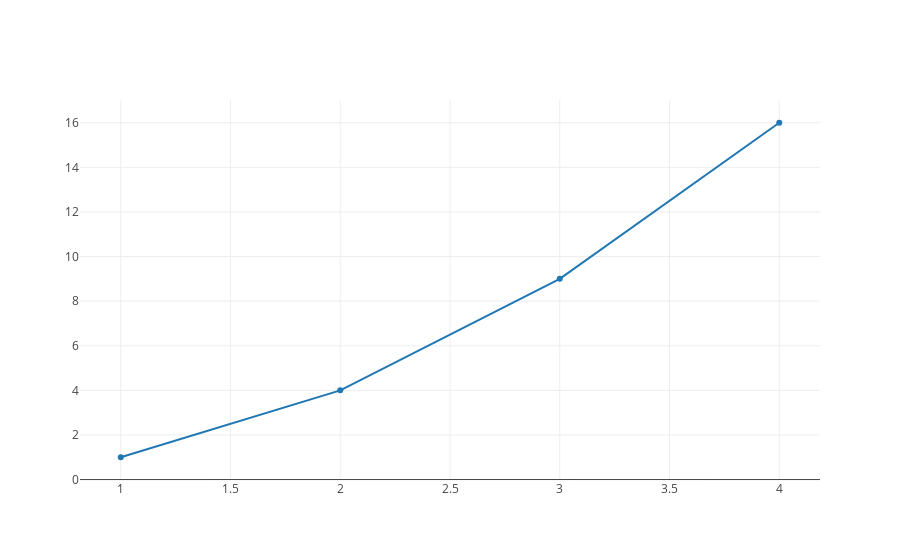

Notebook source saved alongside this figure:
### Markdown cell above
### Simple line plot

### Code cell
import plotly
import plotly.graph_objs as go

# Create a trace
trace = go.Scatter(
    x = x,
    y = y
)

plotly.offline.init_notebook_mode(connected=True)

# Plot and embed in ipython notebook
plotly.offline.iplot([trace])

### Figure 1 — Plotly figure (JSON) as saved in the notebook; plotly's stock layout.template omitted (floating-point values rounded to 4 significant figures)
{"data": [{"type": "scatter", "x": [1, 2, 3, 4], "y": [1, 4, 9, 16]}], "layout": {}}
